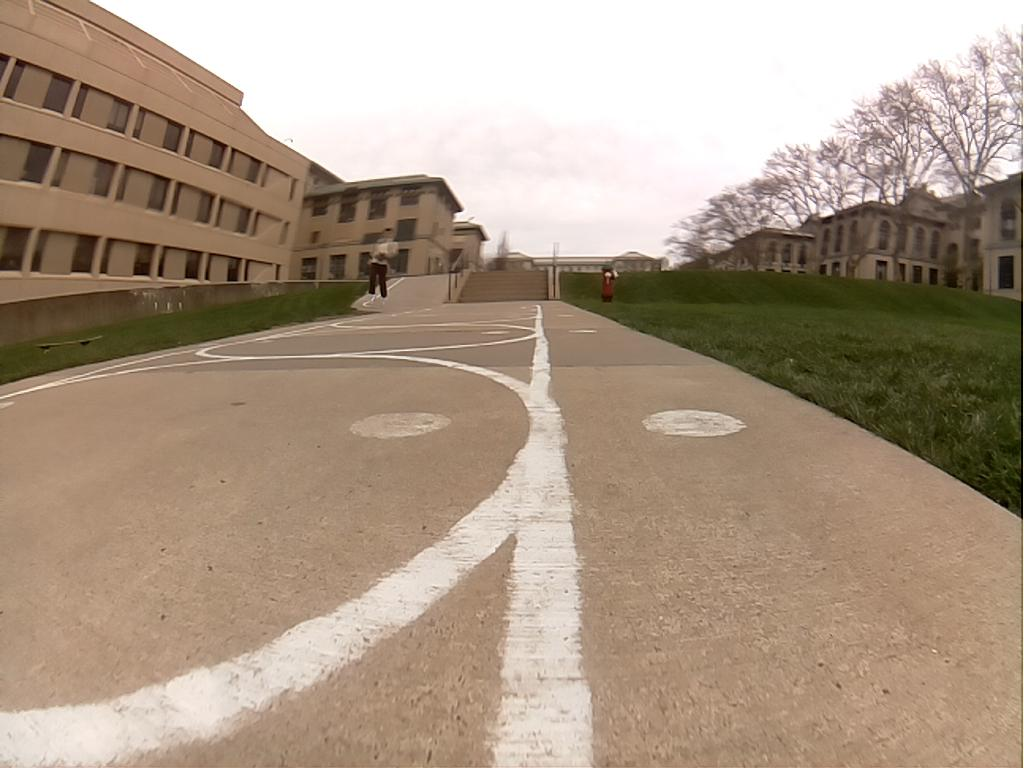
#> input picture imgs/input/0000_cam_image_array_.jpg, 1024 x 768 px, found by its file name; its folder holds only this picture in this run
$ python detect_line.py
#> lines starting #> are read from the running program, lines starting #| are printed output that depends on the picture; after the words box and inside, x2 and y2 are one past the last pixel; in counts of white or black regions, pixels touching at a corner belong together
#> further down, img is the input picture: shape (768, 1024, 3); mean B, G, R 133.9, 152.5, 171.3
### cvcar/threshold.py
import cv2
import numpy as np
from utils import *
import os
from matplotlib import pyplot as plt

def threshold(img):
    # ksize
    ksize = (5, 5)

    # Using cv2.blur() method
    img = cv2.blur(img, ksize)

    # threshold in yuv space
    yuv = cv2.cvtColor(img, cv2.COLOR_BGR2HSV)
#> yuv: shape (768, 1024, 3); mean H, S, V 18.2, 70.1, 171.4

    # [6 lines of commented-out code are left out]
    nice = yuv[:,:,0] > 80
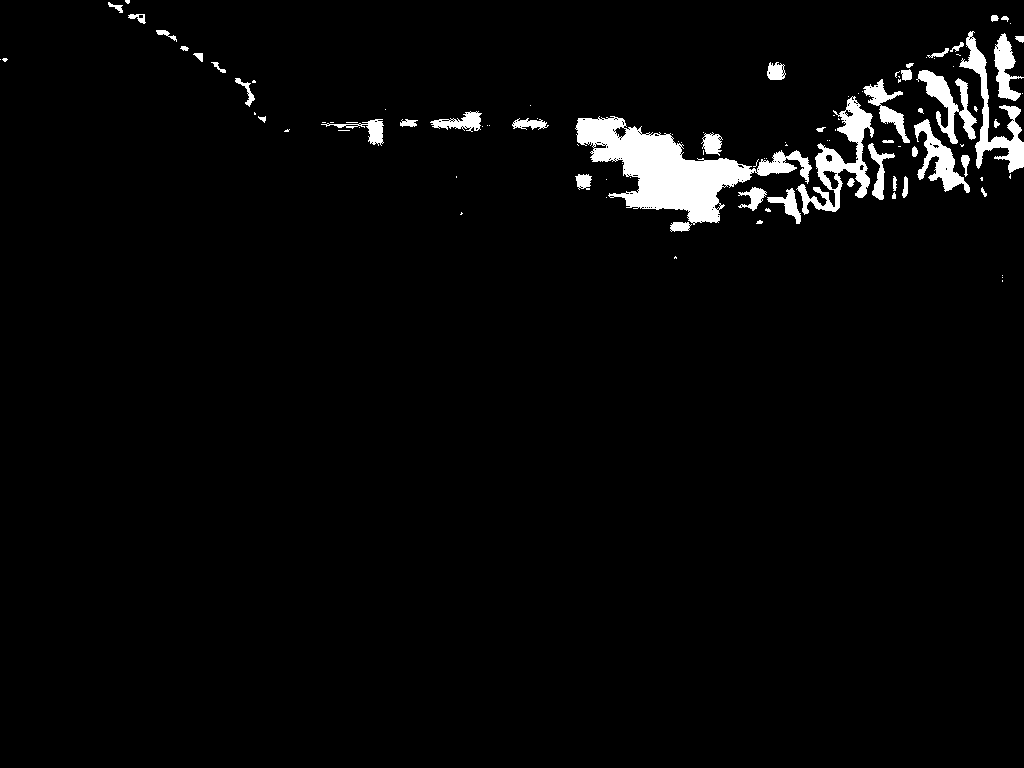
#> nice: shape (768, 1024) bool; 3.1% white; 106 white regions (61 under 20 px), largest, box (x1, y1, x2, y2) and area: (575, 116, 812, 225) 9548, (796, 96, 874, 215) 2802, (959, 31, 1024, 173) 2217
    plt.imshow(nice); plt.show()

    return nice

    # [8 lines of commented-out code are left out]

    return yuv.astype('float32')

from utils import save_img, flip_stack_unfloat

# [10 lines that do not run on import are left out]

### cvcar/cv_utils.py
import cv2
import numpy as np

import matplotlib.pyplot as plt

NO_OP = -1
CV2_SHOW_BLOCKING = 0
CV2_SHOW_NONBLOCKING = 1
PLT_SHOW_BLOCKING = 2
PLT_SAVE = 3
IMSHOW_MODE = CV2_SHOW_BLOCKING

# [5 lines left out: function calc_threshold, not called in this run]

def rescale(img, pix=500):
    img_radius = np.min(img.shape[:2])
    return cv2.resize(img, dsize=(0, 0), fx=pix/img_radius, fy=pix/img_radius)

# [32 lines left out: functions cv2_imshow, cv2_wait, not called in this run]

def bgr2gray(img):
    return cv2.cvtColor(img, cv2.COLOR_BGR2GRAY)

def gray2bgr(img):
    return cv2.cvtColor(img, cv2.COLOR_GRAY2BGR)

def bgr2rgb(img):
    return cv2.cvtColor(img, cv2.COLOR_BGR2RGB)

def bgr2hsv(img):
    return cv2.cvtColor(img, cv2.COLOR_BGR2HSV)

def bin2gray(img):
    return img.astype(np.uint8) * 255

def flatten_array(arr):
    return [x for sublist in arr for x in sublist]

### cvcar/utils.py
import cv2
import numpy as np

def log(s):
    if False:
        print(s)

def save_img(filename, img):
    # [4 lines of commented-out code are left out]
    if not cv2.imwrite(filename, img):
        raise Exception("Could not write image to {}", filename)

def flip_stack_unfloat(img):
    return np.flipud(np.stack((img,)*3, axis=-1) * 255).astype('uint8')

# [37 lines left out: functions relu, assemble_imgs, assemble_imgs_horiz, not called in this run]

### cvcar/detect_line.py
import cv2
from threshold import threshold
import numpy as np
import os

import cv_utils
from cv_utils import *

cv_utils.IMSHOW_MODE = cv_utils.NO_OP
# cv_utils.IMSHOW_MODE = cv_utils.CV2_SHOW_BLOCKING

RESOLUTION = (320, 240)
CENTER_COL = RESOLUTION[0] // 2
ROW_LO = 125
ROW_HI = 175
# [4 lines of commented-out code are left out]
WINDOW_SIZE = ROW_HI - ROW_LO

class Blob():
    def __init__(self, size, center, col_lo, col_hi):
        self.size = size
        self.center = center
        self.col_lo = col_lo
        self.col_hi = col_hi
        self.row_lo = ROW_LO
        self.row_hi = ROW_HI

    def draw_bbox(self, img):
        cv2.rectangle(img, (self.col_lo, self.row_lo), (self.col_hi, self.row_hi), (0,255,0), 2)
        cv2.circle(img, (int(self.center), int((self.row_lo+self.row_hi)/2)), 5, (0,0,255), -1)

    def overlapping(self, other):
        return max(self.col_lo, other.col_lo) <= min(self.col_hi, other.col_hi)

    def merge(self, other):
        self.centroid = (self.size * self.center + other.size * other.center) / (self.size + other.size)
        self.size = self.size + other.size
        self.col_lo = min(self.col_lo, other.col_lo)
        self.col_hi = max(self.col_hi, other.col_hi)

    def __repr__(self):
        return f'Blob(size={self.size}, center={self.center}, col_lo={self.col_lo}, col_hi={self.col_hi})'

def detect_line(img):
    img = img.astype(np.uint8)
    thresh = threshold(img).astype(np.uint8)
    # thresh[:ROW_LO,:] = 0
    # thresh[ROW_HI:,:] = 0

    labels = []
    try:
        nb_components, output, stats, centroids = cv2.connectedComponentsWithStats(
            thresh, connectivity=8
        )
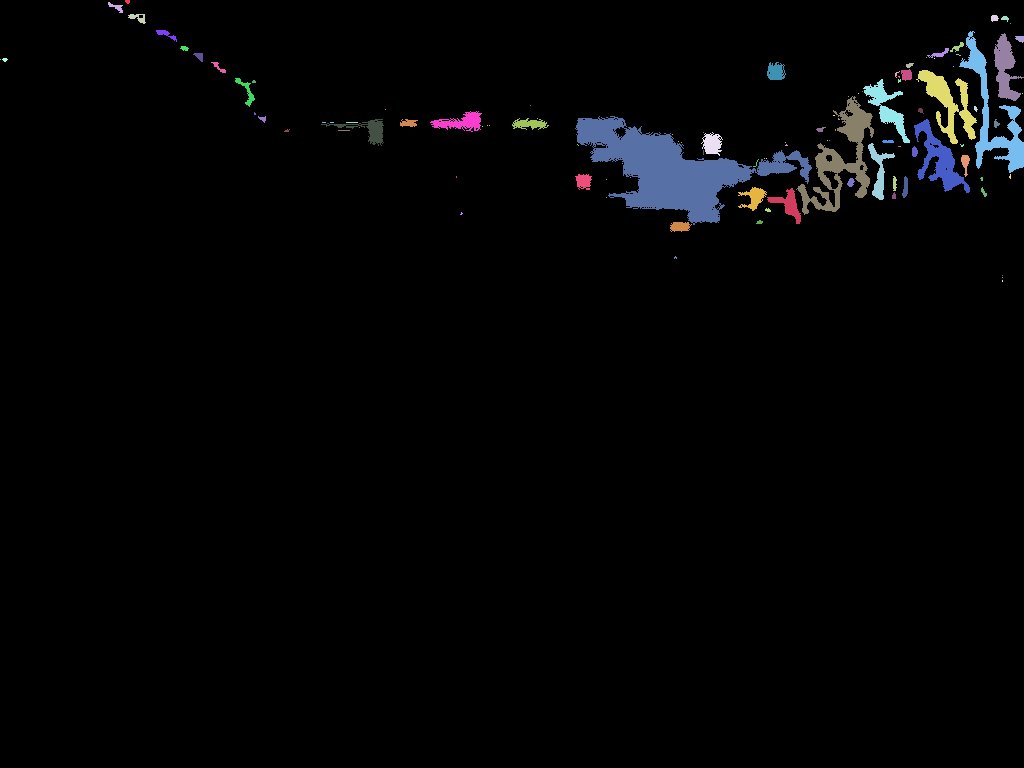
#> output: shape (768, 1024) int32; 107 distinct labels, from 0 to 106; one colour per label, 0 black
#> nb_components = 107; stats = 107 rows, first 6: [0, 0, 1024, 768, 761832], [125, 0, 5, 4, 16], [108, 2, 15, 11, 67], [128, 14, 18, 10, 90], [991, 15, 8, 7, 42], [1001, 16, 8, 6, 28]; centroids = 107 pairs, first value 0 to 1022, second value 1.19 to 391.2
        sizes = stats[:, -1].copy()
#> sizes = 107 values, max 761832 at index 0, min 1 at index 6, mean 7349.8
        max_label = 1
        max_size = sizes[1]
#> max_size = 16
        for i in range(2, nb_components):
            if sizes[i] > max_size:
                max_label = i
                max_size = sizes[i]
#> this loop made 105 passes
#> max_size on passes 1, 2, 7, 35, 44: 67, 90, 2217, 2802, 9548
#> after the loop, max_label = 45; max_size = 9548
        if max_size > 200:
            labels.append(max_label)

        sizes[max_label] = -1
        max_label = 1
        max_size = sizes[1]
#> max_size = 16
        for i in range(2, nb_components):
            if sizes[i] > max_size:
                max_label = i
                max_size = sizes[i]
#> after the loop, max_label = 36; max_size = 2802
        if max_size > 500:
            labels.append(max_label)
        # print(max_size)
    except IndexError:
        pass

    # print(labels)

    blobs = []
    for label in labels:
        blob = Blob(
            size=stats[label][4],
            center=centroids[label][0],
            col_lo=stats[label][0],
            col_hi=stats[label][0]+stats[label][2],
        )
        blobs.append(blob)
#> this loop made 2 passes
#> label on passes 1 to 2: 45, 36
#> after the loop, blobs = 2 items
    if len(blobs) > 1 and blobs[0].overlapping(blobs[1]):
        blobs[0].merge(blobs[1])
#> in merge, `self.centroid = (self.size * self.center + other.size * other.center) ..`: self.centroid = 710.7
#> in merge, `self.size = self.size + other.size`: self.size = 12350
#> in merge, `self.col_lo = min(self.col_lo, other.col_lo)`: self.col_lo = 575
        blobs.pop(1)

    thresh = gray2bgr(thresh*255)
    blobs.sort(key=lambda b: b.center)
    if blobs is None:
        print("no blobs")
    for blob in blobs:
        blob.draw_bbox(img)
        blob.draw_bbox(thresh)
#> this loop made 1 pass
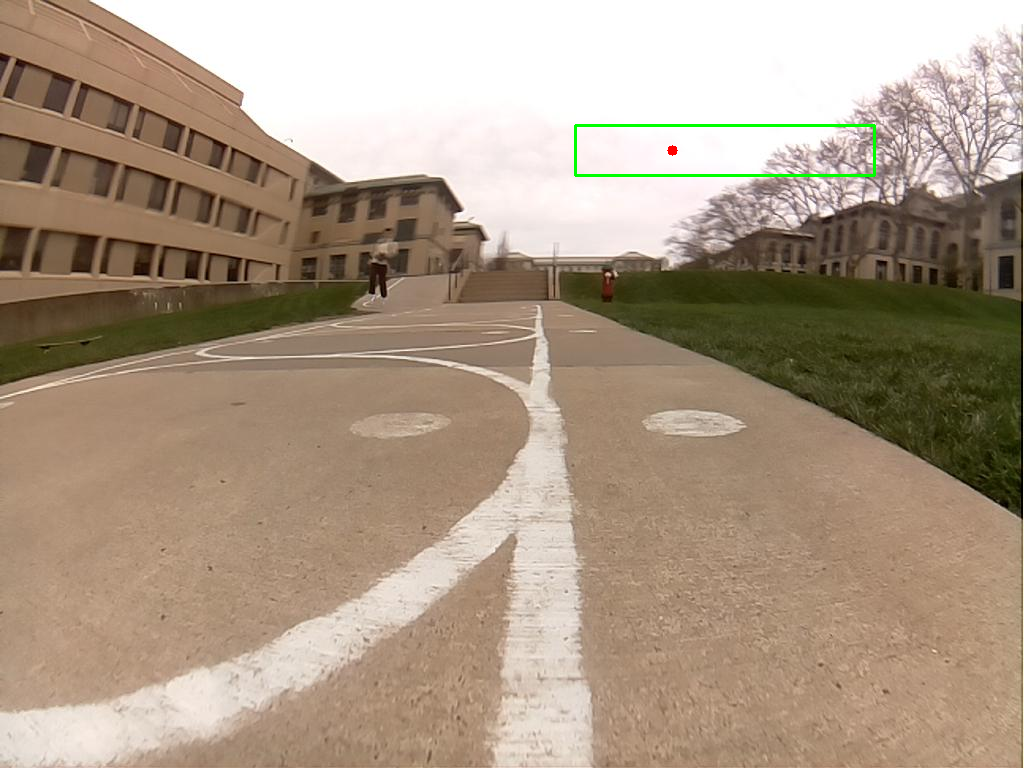
#> img: shape (768, 1024, 3); 0.28% of pixels changed, all inside (x1, y1, x2, y2) = (574, 124, 876, 177)
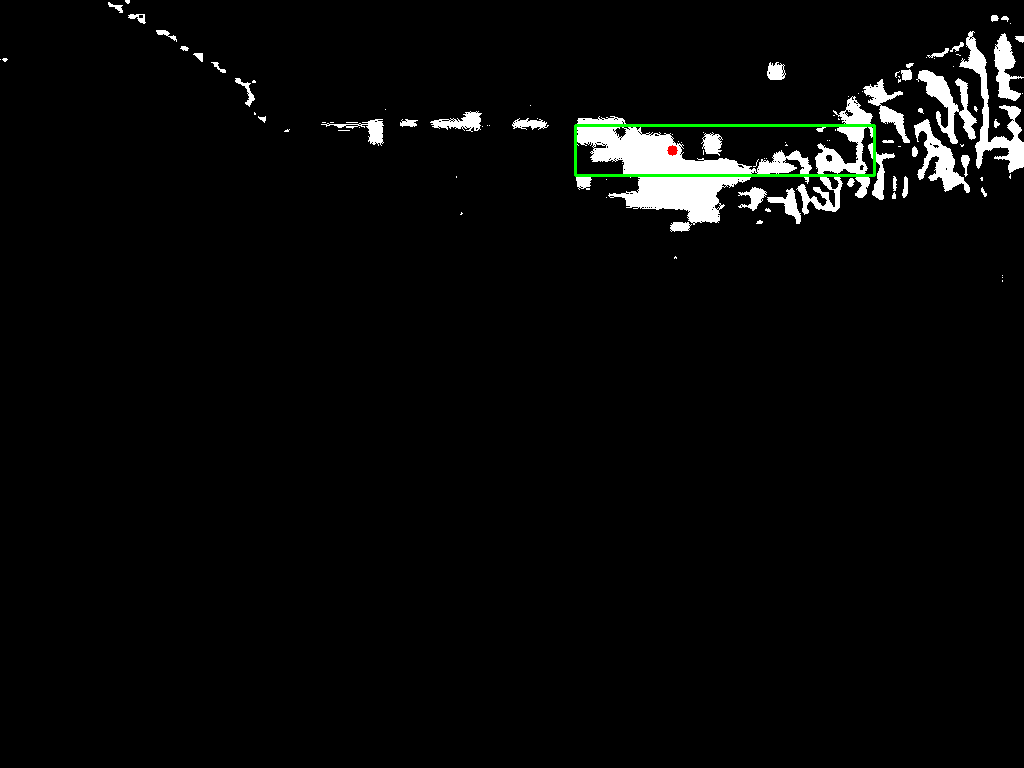
#> thresh: shape (768, 1024, 3); mean B, G, R 7.7, 8.4, 7.7
    cv2.line(img, (CENTER_COL, RESOLUTION[1]-100), (CENTER_COL, RESOLUTION[1]), (255,255,0), 5)
#> img: shape (768, 1024, 3); 0.09% of pixels changed, all inside (x1, y1, x2, y2) = (157, 137, 164, 244)
    out = np.hstack((img,thresh))
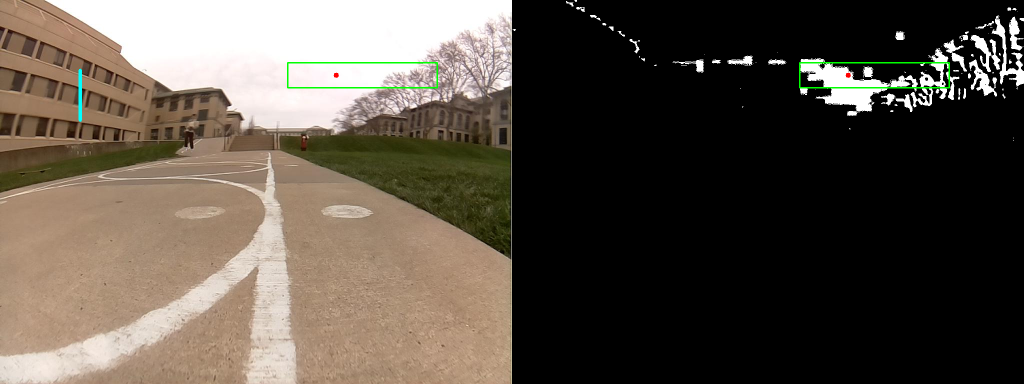
#> out: shape (768, 2048, 3) (shown at 1/2 size); mean B, G, R 70.6, 80.5, 89.1
    return out, blobs

from utils import save_img, flip_stack_unfloat

if __name__ == '__main__':
    src_dir = "imgs/input/"
    dest_dir = "imgs/final/"
    jpgs = [jpg for jpg in os.listdir(src_dir) if jpg.endswith('jpg') or jpg.endswith('png')]
    for idx,jpg in enumerate(jpgs):
        src_file = src_dir + jpg
        print(f'reading: {src_file}')
        img = cv2.imread(src_file)
        out, _ = detect_line(img)
        save_img(dest_dir + jpg, np.flipud(flip_stack_unfloat(out)))
#> (the run stopped early here; a loop or call above may not have finished)

$ run again, on imgs/input/0_8023_cam_image_array_.jpg
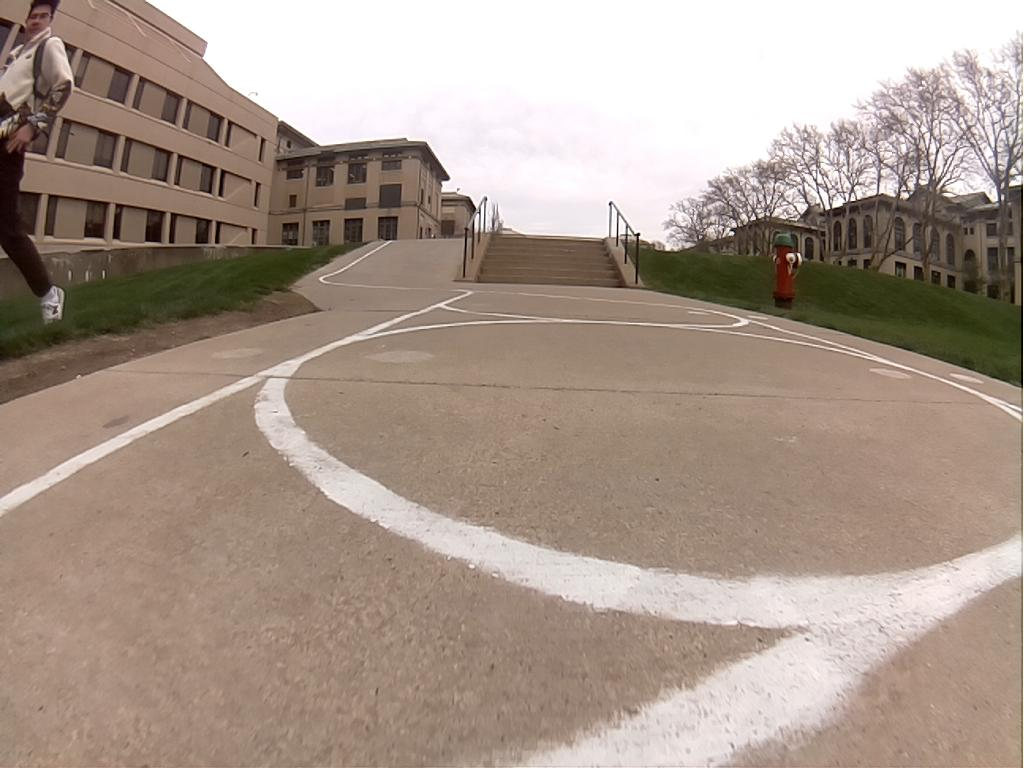
#> input picture imgs/input/0_8023_cam_image_array_.jpg, 1024 x 768 px, found by its file name
#> img is the input picture: shape (768, 1024, 3); mean B, G, R 140.5, 152.1, 168.7
#> yuv: shape (768, 1024, 3); mean H, S, V 22.8, 53.7, 168.7
#> nice: shape (768, 1024) bool; 7.8% white; 93 white regions (49 under 20 px), largest, box (x1, y1, x2, y2) and area: (265, 80, 728, 243) 39089, (765, 40, 1021, 211) 18308, (750, 171, 791, 213) 707
#> in detect_line, `nb_components, output, stats, centroids = cv2.connectedComponentsWithS..`:
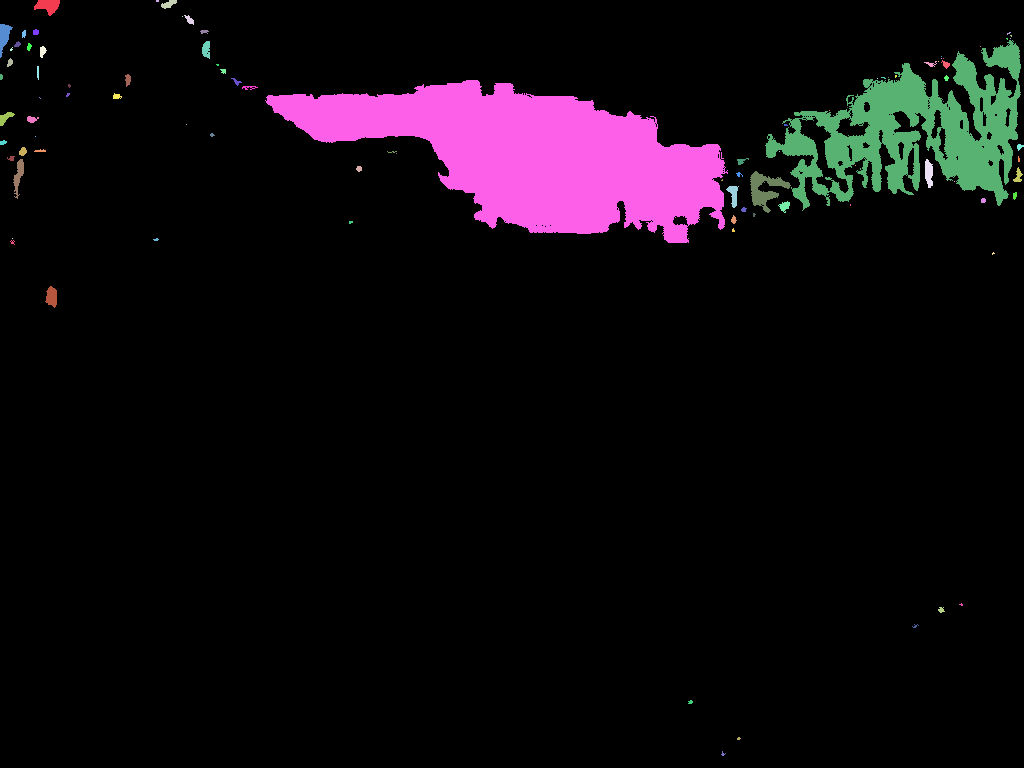
#> output: shape (768, 1024) int32; 94 distinct labels, from 0 to 93; one colour per label, 0 black
#> nb_components = 94; stats = 94 rows, first 6: [0, 0, 1024, 768, 725416], [34, 0, 26, 16, 258], [156, 0, 3, 2, 6], [161, 0, 16, 9, 84], [184, 15, 10, 10, 51], [182, 16, 1, 1, 1]; centroids = 94 pairs, first value 0.875 to 1019.3, second value 0.5 to 753.5
#> sizes = 94 values, max 725416 at index 0, min 1 at index 5, mean 8366.3
#> in detect_line, `max_size = sizes[1]`: max_size = 258
#> the loop in detect_line, `for i in range(2, nb_components):` made 92 passes
#> max_size on passes 15, 38: 18308, 39089
#> after the loop in detect_line, `for i in range(2, nb_components):`: max_label = 39; max_size = 39089
#> in detect_line, `max_size = sizes[1]`: max_size = 258
#> the loop in detect_line, `for i in range(2, nb_components):` made 92 passes
#> after the loop in detect_line, `for i in range(2, nb_components):`: max_label = 16; max_size = 18308
#> the loop in detect_line, `for label in labels:` made 2 passes
#> label on passes 1 to 2: 39, 16
#> after the loop in detect_line, `for label in labels:`: blobs = 2 items
#> the loop in detect_line, `for blob in blobs:` made 2 passes
#> in detect_line, `out = np.hstack((img,thresh))`:
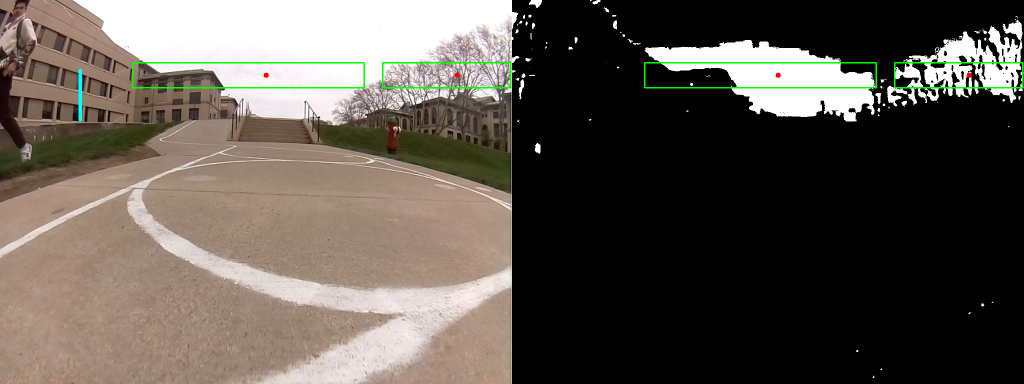
#> out: shape (768, 2048, 3) (shown at 1/2 size); mean B, G, R 79.1, 86.5, 93.1
